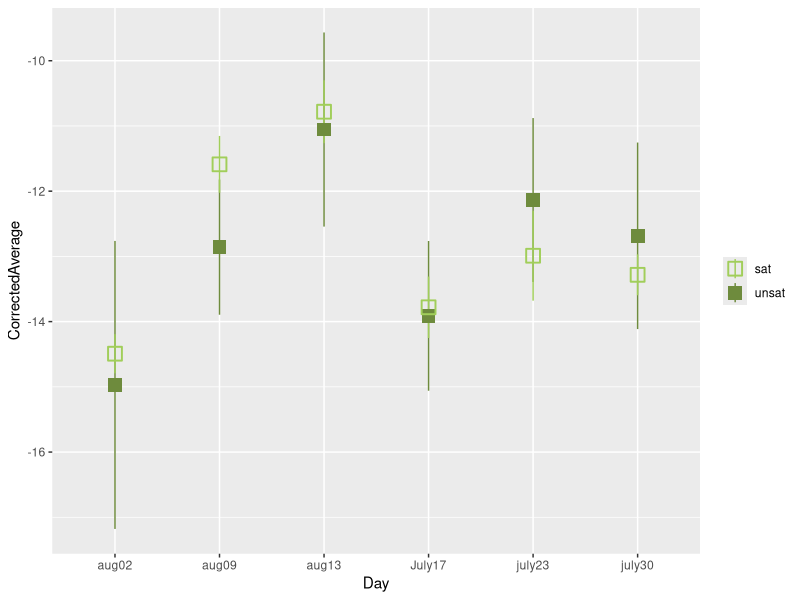
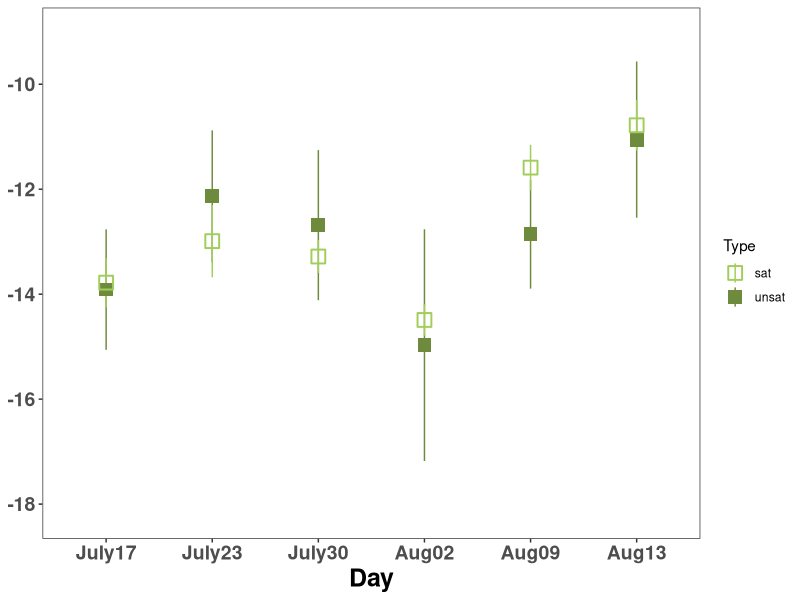
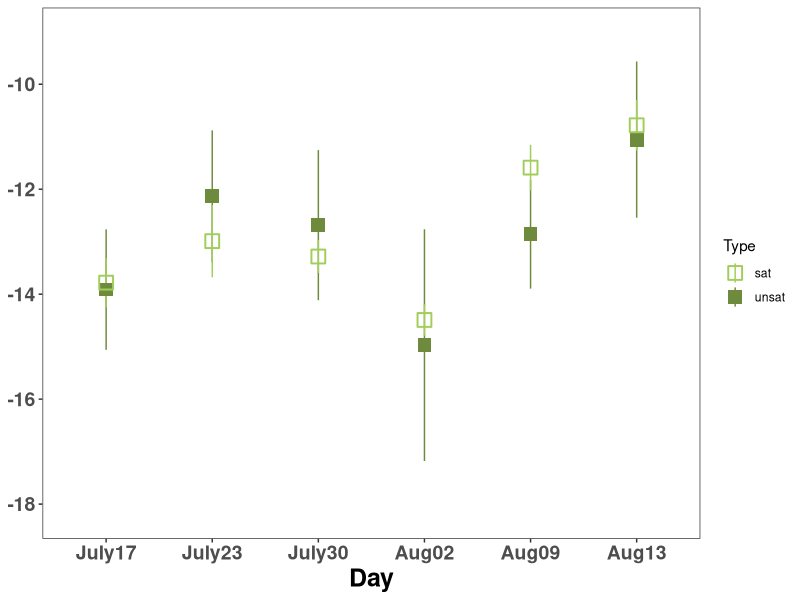

These figures' R source, in order:
#cleaner code for final figure 7 
library(here)
library(ggplot2)
library(tidyr)
library(dplyr)
library(viridis)
library(grid)
library(gridExtra)


#read in the data 

col1 <- read.csv(here("data/picarro/col1statistics.csv"))
col2 <- read.csv(here("data/picarro/col2statistics.csv"))
col3 <- read.csv(here("data/picarro/col3statistics.csv"))
col4 <- read.csv(here("data/picarro/col4statistics.csv"))
col5 <- read.csv(here("data/picarro/col5statistics.csv"))
col6 <- read.csv(here("data/picarro/col6statistics.csv"))
col7 <- read.csv(here("data/picarro/col7statistics.csv"))
col8 <- read.csv(here("data/picarro/col8statistics.csv"))

#get just the data we want 

col1 <- col1[c(1:6),]
col2 <- col2[c(1:6),]
col3 <- col3[c(1:6),]
col4 <- col4[c(1:6),]
col5 <- col5[c(1:6),]
col6 <- col6[c(1:6),]
col7 <- col7[c(1:6),]
col8 <- col8[c(1:5),]

#aes

largernumbers <- element_text(face = "bold", size = 18)
largernumbers2 <- element_text(face = "bold", size = 14)


#combine 

allcollar <- rbind(col1,col2,col3,col4,col6,col7,col8)
allcollar <- allcollar[order(allcollar$Sample),]

unsat <- rbind(col1,col2,col3,col4)
unsat <- unsat[order(unsat$Sample),]

sat <- rbind(col6,col7,col8)
sat <- sat[order(sat$Sample),]


#fix for diego new figure 7 (May 3rd)

unsat <- rbind(col1,col2,col3,col4)
unsat <- unsat[order(unsat$day),]

#ok so now we need to isolate per day for unsaturated 

unaug02 <- unsat[c(1:4),]
unaug09 <- unsat[c(5:8),]
unaug13 <- unsat[c(9:12),]
unjuly17 <- unsat[c(13:16),]
unjuly23 <- unsat[c(17:20),]
unjuly30 <- unsat[c(21:24),]


#now we need to calculate mean and std. deviation 

unaug02all <- data.frame("Type"= "unsat", "Day"="aug02",
                          "CorrectedAverage" = mean(unaug02$CorrectedAverage), 
                          "StdDev_iCO2" = sd(unaug02$CorrectedAverage))

unaug09all <- data.frame("Type"= "unsat", "Day"="aug09",
                          "CorrectedAverage" = mean(unaug09$CorrectedAverage), 
                          "StdDev_iCO2" = sd(unaug09$CorrectedAverage))

unaug13all <- data.frame("Type"= "unsat", "Day"="aug13",
                          "CorrectedAverage" = mean(unaug13$CorrectedAverage), 
                          "StdDev_iCO2" = sd(unaug13$CorrectedAverage))


unjuly17all <- data.frame("Type"= "unsat", "Day"="July17",
                        "CorrectedAverage" = mean(unjuly17$CorrectedAverage), 
                        "StdDev_iCO2" = sd(unjuly17$CorrectedAverage))

unjuly23all <- data.frame("Type"= "unsat", "Day"="july23",
                          "CorrectedAverage" = mean(unjuly23$CorrectedAverage), 
                          "StdDev_iCO2" = sd(unjuly23$CorrectedAverage))

unjuly30all <- data.frame("Type"= "unsat", "Day"="july30",
                          "CorrectedAverage" = mean(unjuly30$CorrectedAverage), 
                          "StdDev_iCO2" = sd(unjuly30$CorrectedAverage))


#combine all the unsaturated averages 

newunsat <- rbind(unjuly17all, unjuly23all, unjuly30all, unaug02all, unaug09all, unaug13all)



#ok now let's do the same thing for saturated 

sat <- sat[order(sat$day),]


#ok so now we need to isolate per day for saturated 

sataug02 <- sat[c(1:3),]
sataug09 <- sat[c(4:6),]
sataug13 <- sat[c(7:9),]
satjuly17 <- sat[c(10:11),]
satjuly23 <- sat[c(12:14),]
satjuly30 <- sat[c(15:17),]

#now we need to calculate mean and std. deviation 

sataug02all <- data.frame("Type"= "sat", "Day"="aug02",
                         "CorrectedAverage" = mean(sataug02$CorrectedAverage), 
                         "StdDev_iCO2" = sd(sataug02$CorrectedAverage))

sataug09all <- data.frame("Type"= "sat", "Day"="aug09",
                         "CorrectedAverage" = mean(sataug09$CorrectedAverage), 
                         "StdDev_iCO2" = sd(sataug09$CorrectedAverage))

sataug13all <- data.frame("Type"= "sat", "Day"="aug13",
                         "CorrectedAverage" = mean(sataug13$CorrectedAverage), 
                         "StdDev_iCO2" = sd(sataug13$CorrectedAverage))


satjuly17all <- data.frame("Type"= "sat", "Day"="July17",
                          "CorrectedAverage" = mean(satjuly17$CorrectedAverage), 
                          "StdDev_iCO2" = sd(satjuly17$CorrectedAverage))

satjuly23all <- data.frame("Type"= "sat", "Day"="july23",
                          "CorrectedAverage" = mean(satjuly23$CorrectedAverage), 
                          "StdDev_iCO2" = sd(satjuly23$CorrectedAverage))

satjuly30all <- data.frame("Type"= "sat", "Day"="july30",
                          "CorrectedAverage" = mean(satjuly30$CorrectedAverage), 
                          "StdDev_iCO2" = sd(satjuly30$CorrectedAverage))


#combine all the saturated averages 

newsat <- rbind(satjuly17all, satjuly23all, satjuly30all, sataug02all, sataug09all, sataug13all)


#now combine both 

newtotals <- rbind(newunsat, newsat)


#New Total Plot 

plottotal <- ggplot(newtotals, aes(Day, CorrectedAverage)) +
  geom_pointrange(aes(ymin= (CorrectedAverage-StdDev_iCO2), 
                                         ymax=(CorrectedAverage+StdDev_iCO2), shape=Type, color=Type), size = 1) +
  scale_shape_manual(values= c(0,15))+
  scale_color_manual(values= c("#a1ce5a", "#6e8b3d"))+
  theme(legend.position = "right")+
  theme(legend.title=element_blank())
                  
plottotal

plottotal <- plottotal + 
    labs(x="Day",  y=expression(bold(paste(delta^{13}, "C"[s], "[‰]"))))+
    scale_x_discrete(limits = c("July17", "july23", "july30", "aug02", 
                                "aug09", "aug13"),
                     labels = c("July17", "July23", "July30", "Aug02", 
                                "Aug09", "Aug13"))+
    theme_bw()+
    theme(panel.grid.major = element_blank(), panel.grid.minor = element_blank(),axis.text.x = largernumbers2, axis.title.x= largernumbers,
          axis.text.y=largernumbers2, axis.title.y= element_blank())
  
  plottotal <- plottotal +  ylim(-18.2,-9)
  plottotal
  
  
#Save this new total plot 
ggsave(here("figures/figure_07.pdf"), plottotal, width=15, height=10, units="cm", dpi=200) #saves g



